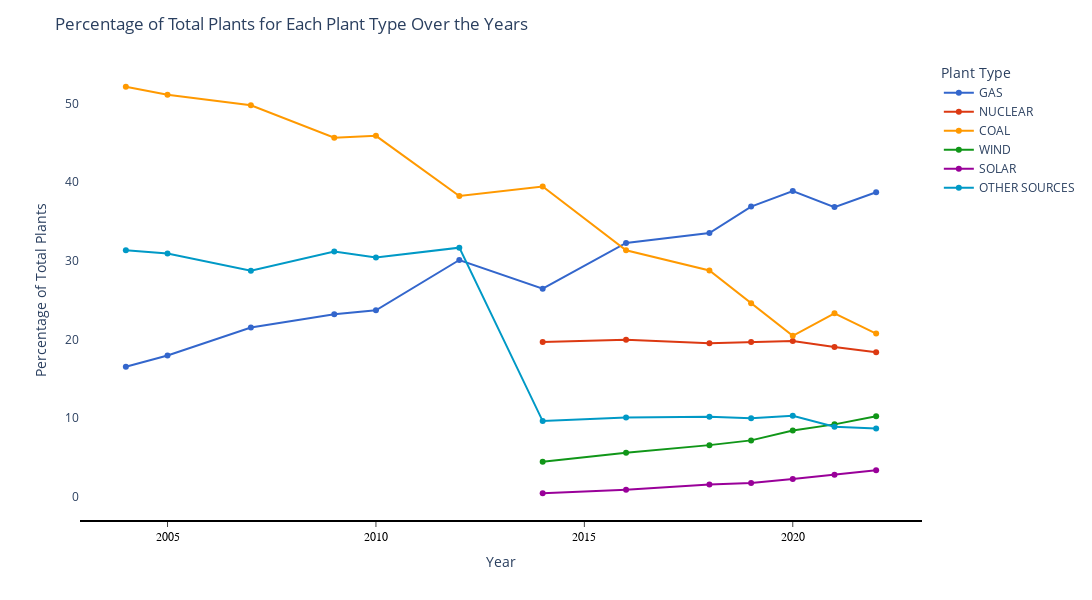
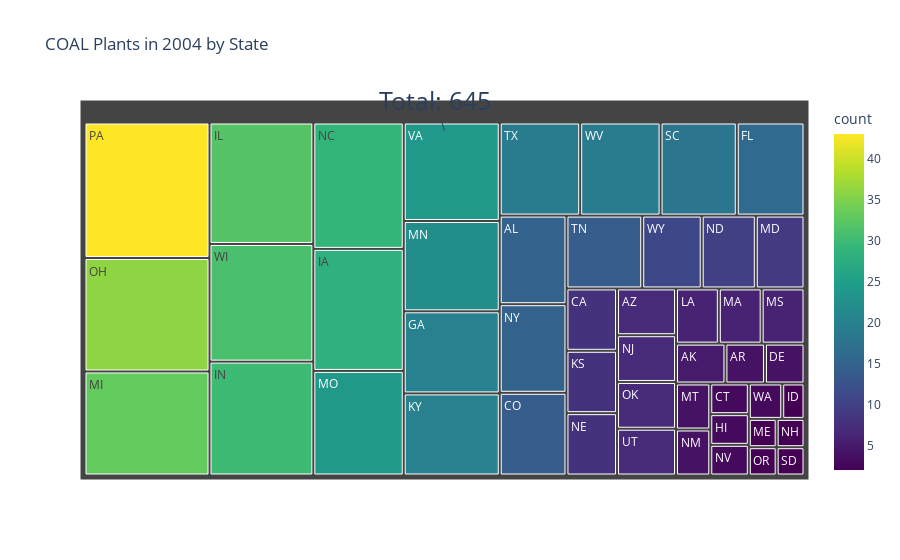
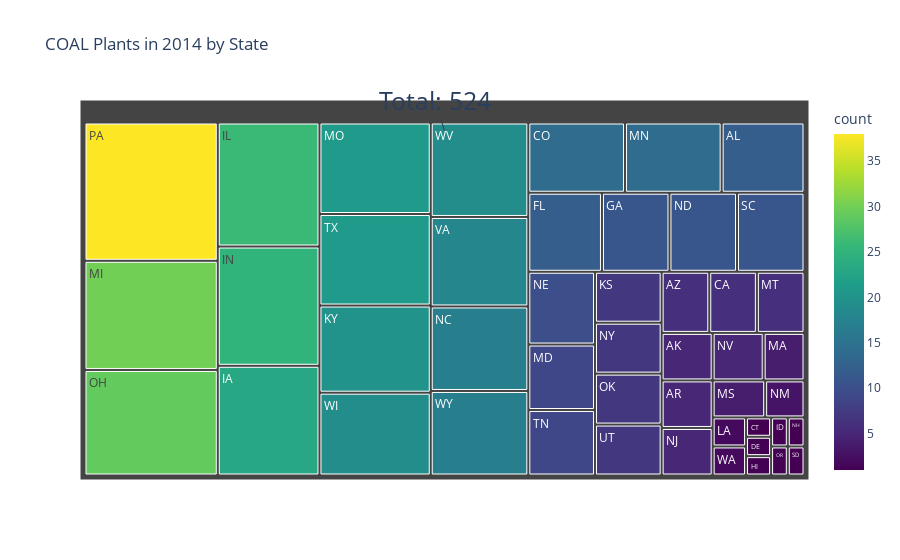
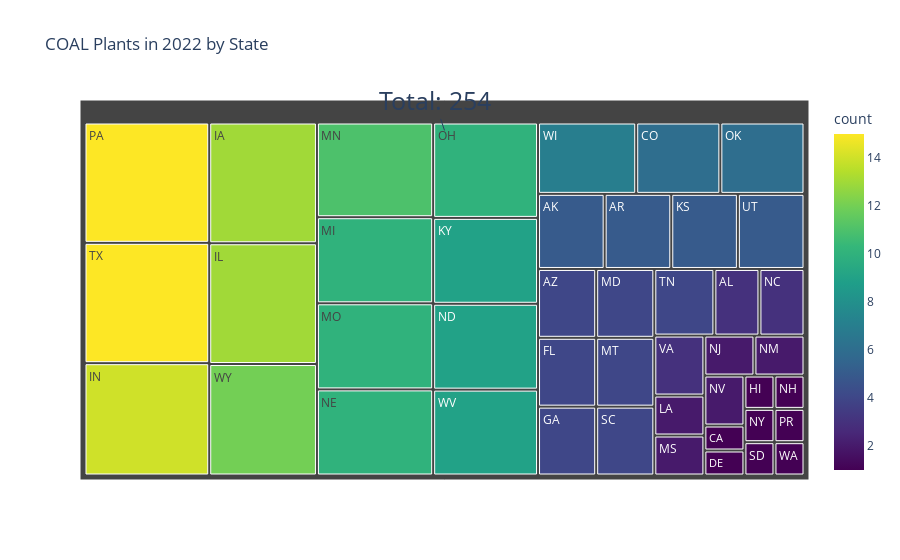

The notebook cell saved with these charts, in order:
### Code cell
run()

### Figure 1 — Plotly figure (JSON) as saved in the notebook; plotly's stock layout.template omitted (floating-point values rounded to 4 significant figures)
{"data": [{"hovertemplate": "plant_type=GAS<br>year=%{x}<br>percentage=%{y}<extra></extra>", "legendgroup": "GAS", "line": {"color": "#3366CC", "dash": "solid", "shape": "linear"}, "marker": {"symbol": "circle"}, "mode": "lines+markers", "name": "GAS", "orientation": "v", "showlegend": true, "type": "scatter", "x": [2004, 2005, 2007, 2009, 2010, 2012, 2014, 2016, 2018, 2019, 2020, 2021, 2022], "xaxis": "x", "y": [16.51, 17.95, 21.5, 23.18, 23.69, 30.1, 26.44, 32.26, 33.53, 36.9, 38.87, 36.83, 38.72], "yaxis": "y"}, {"hovertemplate": "plant_type=NUCLEAR<br>year=%{x}<br>percentage=%{y}<extra></extra>", "legendgroup": "NUCLEAR", "line": {"color": "#DC3912", "dash": "solid", "shape": "linear"}, "marker": {"symbol": "circle"}, "mode": "lines+markers", "name": "NUCLEAR", "orientation": "v", "showlegend": true, "type": "scatter", "x": [2014, 2016, 2018, 2019, 2020, 2021, 2022], "xaxis": "x", "y": [19.65, 19.93, 19.51, 19.67, 19.8, 19.02, 18.34], "yaxis": "y"}, {"hovertemplate": "plant_type=COAL<br>year=%{x}<br>percentage=%{y}<extra></extra>", "legendgroup": "COAL", "line": {"color": "#FF9900", "dash": "solid", "shape": "linear"}, "marker": {"symbol": "circle"}, "mode": "lines+markers", "name": "COAL", "orientation": "v", "showlegend": true, "type": "scatter", "x": [2004, 2005, 2007, 2009, 2010, 2012, 2014, 2016, 2018, 2019, 2020, 2021, 2022], "xaxis": "x", "y": [52.15, 51.13, 49.79, 45.65, 45.9, 38.24, 39.46, 31.33, 28.77, 24.58, 20.44, 23.32, 20.74], "yaxis": "y"}, {"hovertemplate": "plant_type=WIND<br>year=%{x}<br>percentage=%{y}<extra></extra>", "legendgroup": "WIND", "line": {"color": "#109618", "dash": "solid", "shape": "linear"}, "marker": {"symbol": "circle"}, "mode": "lines+markers", "name": "WIND", "orientation": "v", "showlegend": true, "type": "scatter", "x": [2014, 2016, 2018, 2019, 2020, 2021, 2022], "xaxis": "x", "y": [4.432, 5.565, 6.537, 7.141, 8.397, 9.179, 10.2], "yaxis": "y"}, {"hovertemplate": "plant_type=SOLAR<br>year=%{x}<br>percentage=%{y}<extra></extra>", "legendgroup": "SOLAR", "line": {"color": "#990099", "dash": "solid", "shape": "linear"}, "marker": {"symbol": "circle"}, "mode": "lines+markers", "name": "SOLAR", "orientation": "v", "showlegend": true, "type": "scatter", "x": [2014, 2016, 2018, 2019, 2020, 2021, 2022], "xaxis": "x", "y": [0.4122, 0.8675, 1.511, 1.73, 2.212, 2.781, 3.339], "yaxis": "y"}, {"hovertemplate": "plant_type=OTHER SOURCES<br>year=%{x}<br>percentage=%{y}<extra></extra>", "legendgroup": "OTHER SOURCES", "line": {"color": "#0099C6", "dash": "solid", "shape": "linear"}, "marker": {"symbol": "circle"}, "mode": "lines+markers", "name": "OTHER SOURCES", "orientation": "v", "showlegend": true, "type": "scatter", "x": [2004, 2005, 2007, 2009, 2010, 2012, 2014, 2016, 2018, 2019, 2020, 2021, 2022], "xaxis": "x", "y": [31.35, 30.92, 28.72, 31.16, 30.41, 31.67, 9.597, 10.04, 10.15, 9.973, 10.28, 8.875, 8.651], "yaxis": "y"}], "layout": {"height": 600, "legend": {"title": {"text": "Plant Type"}, "tracegroupgap": 0}, "margin": {"t": 60}, "plot_bgcolor": "white", "title": {"text": "Percentage of Total Plants for Each Plant Type Over the Years"}, "width": 1100, "xaxis": {"anchor": "y", "autorange": true, "domain": [0, 1], "linecolor": "black", "linewidth": 2, "range": [2003.0, 2023.0], "showgrid": false, "showline": true, "showticklabels": true, "tickfont": {"color": "black", "family": "Arial", "size": 12}, "ticks": "outside", "title": {"text": "Year"}, "type": "linear"}, "yaxis": {"anchor": "x", "autorange": true, "domain": [0, 1], "range": [-2.992, 55.55], "tickformat": "", "title": {"text": "Percentage of Total Plants"}, "type": "linear"}}}

### Figure 2 — Plotly figure (JSON) as saved in the notebook; plotly's stock layout.template omitted (floating-point values rounded to 4 significant figures)
{"data": [{"branchvalues": "total", "customdata": [[5, 5], [15, 15], [4, 4], [7, 7], [8, 8], [14, 14], [3, 3], [4, 4], [16, 16], [20, 20], [3, 3], [28, 28], [2, 2], [32, 32], [30, 30], [8, 8], [20, 20], [6, 6], [6, 6], [9, 9], [2, 2], [33, 33], [22, 22], [24, 24], [6, 6], [4, 4], [29, 29], [10, 10], [8, 8], [2, 2], [7, 7], [4, 4], [3, 3], [15, 15], [36, 36], [7, 7], [2, 2], [43, 43], [18, 18], [2, 2], [14, 14], [19, 19], [7, 7], [24, 24], [3, 3], [31, 31], [19, 19], [11, 11]], "domain": {"x": [0, 1], "y": [0, 1]}, "hovertemplate": "labels=%{label}<br>count_sum=%{value}<br>parent=%{parent}<br>id=%{id}<br>count=%{color}<extra></extra>", "ids": ["AK", "AL", "AR", "AZ", "CA", "CO", "CT", "DE", "FL", "GA", "HI", "IA", "ID", "IL", "IN", "KS", "KY", "LA", "MA", "MD", "ME", "MI", "MN", "MO", "MS", "MT", "NC", "ND", "NE", "NH", "NJ", "NM", "NV", "NY", "OH", "OK", "OR", "PA", "SC", "SD", "TN", "TX", "UT", "VA", "WA", "WI", "WV", "WY"], "labels": ["AK", "AL", "AR", "AZ", "CA", "CO", "CT", "DE", "FL", "GA", "HI", "IA", "ID", "IL", "IN", "KS", "KY", "LA", "MA", "MD", "ME", "MI", "MN", "MO", "MS", "MT", "NC", "ND", "NE", "NH", "NJ", "NM", "NV", "NY", "OH", "OK", "OR", "PA", "SC", "SD", "TN", "TX", "UT", "VA", "WA", "WI", "WV", "WY"], "marker": {"coloraxis": "coloraxis", "colors": [5, 15, 4, 7, 8, 14, 3, 4, 16, 20, 3, 28, 2, 32, 30, 8, 20, 6, 6, 9, 2, 33, 22, 24, 6, 4, 29, 10, 8, 2, 7, 4, 3, 15, 36, 7, 2, 43, 18, 2, 14, 19, 7, 24, 3, 31, 19, 11]}, "name": "", "parents": ["", "", "", "", "", "", "", "", "", "", "", "", "", "", "", "", "", "", "", "", "", "", "", "", "", "", "", "", "", "", "", "", "", "", "", "", "", "", "", "", "", "", "", "", "", "", "", ""], "type": "treemap", "values": [5, 15, 4, 7, 8, 14, 3, 4, 16, 20, 3, 28, 2, 32, 30, 8, 20, 6, 6, 9, 2, 33, 22, 24, 6, 4, 29, 10, 8, 2, 7, 4, 3, 15, 36, 7, 2, 43, 18, 2, 14, 19, 7, 24, 3, 31, 19, 11]}], "layout": {"annotations": [{"font": {"size": 25}, "showarrow": true, "text": "Total: 645", "x": 0.5, "y": 0.92}], "autosize": true, "coloraxis": {"colorbar": {"title": {"text": "count"}}, "colorscale": [[0, "#440154"], [0.1111, "#482878"], [0.2222, "#3e4989"], [0.3333, "#31688e"], [0.4444, "#26828e"], [0.5556, "#1f9e89"], [0.6667, "#35b779"], [0.7778, "#6ece58"], [0.8889, "#b5de2b"], [1, "#fde725"]]}, "legend": {"tracegroupgap": 0}, "title": {"text": "COAL Plants in 2004 by State"}}}

### Figure 3 — Plotly figure (JSON) as saved in the notebook; plotly's stock layout.template omitted (floating-point values rounded to 4 significant figures)
{"data": [{"branchvalues": "total", "customdata": [[5, 5], [12, 12], [5, 5], [6, 6], [6, 6], [14, 14], [1, 1], [1, 1], [12, 12], [11, 11], [1, 1], [23, 23], [1, 1], [26, 26], [25, 25], [7, 7], [20, 20], [2, 2], [4, 4], [9, 9], [30, 30], [14, 14], [21, 21], [4, 4], [6, 6], [17, 17], [11, 11], [10, 10], [1, 1], [5, 5], [3, 3], [5, 5], [7, 7], [29, 29], [7, 7], [1, 1], [38, 38], [11, 11], [1, 1], [9, 9], [21, 21], [7, 7], [18, 18], [2, 2], [19, 19], [19, 19], [17, 17]], "domain": {"x": [0, 1], "y": [0, 1]}, "hovertemplate": "labels=%{label}<br>count_sum=%{value}<br>parent=%{parent}<br>id=%{id}<br>count=%{color}<extra></extra>", "ids": ["AK", "AL", "AR", "AZ", "CA", "CO", "CT", "DE", "FL", "GA", "HI", "IA", "ID", "IL", "IN", "KS", "KY", "LA", "MA", "MD", "MI", "MN", "MO", "MS", "MT", "NC", "ND", "NE", "NH", "NJ", "NM", "NV", "NY", "OH", "OK", "OR", "PA", "SC", "SD", "TN", "TX", "UT", "VA", "WA", "WI", "WV", "WY"], "labels": ["AK", "AL", "AR", "AZ", "CA", "CO", "CT", "DE", "FL", "GA", "HI", "IA", "ID", "IL", "IN", "KS", "KY", "LA", "MA", "MD", "MI", "MN", "MO", "MS", "MT", "NC", "ND", "NE", "NH", "NJ", "NM", "NV", "NY", "OH", "OK", "OR", "PA", "SC", "SD", "TN", "TX", "UT", "VA", "WA", "WI", "WV", "WY"], "marker": {"coloraxis": "coloraxis", "colors": [5, 12, 5, 6, 6, 14, 1, 1, 12, 11, 1, 23, 1, 26, 25, 7, 20, 2, 4, 9, 30, 14, 21, 4, 6, 17, 11, 10, 1, 5, 3, 5, 7, 29, 7, 1, 38, 11, 1, 9, 21, 7, 18, 2, 19, 19, 17]}, "name": "", "parents": ["", "", "", "", "", "", "", "", "", "", "", "", "", "", "", "", "", "", "", "", "", "", "", "", "", "", "", "", "", "", "", "", "", "", "", "", "", "", "", "", "", "", "", "", "", "", ""], "type": "treemap", "values": [5, 12, 5, 6, 6, 14, 1, 1, 12, 11, 1, 23, 1, 26, 25, 7, 20, 2, 4, 9, 30, 14, 21, 4, 6, 17, 11, 10, 1, 5, 3, 5, 7, 29, 7, 1, 38, 11, 1, 9, 21, 7, 18, 2, 19, 19, 17]}], "layout": {"annotations": [{"font": {"size": 25}, "showarrow": true, "text": "Total: 524", "x": 0.5, "y": 0.92}], "autosize": true, "coloraxis": {"colorbar": {"title": {"text": "count"}}, "colorscale": [[0, "#440154"], [0.1111, "#482878"], [0.2222, "#3e4989"], [0.3333, "#31688e"], [0.4444, "#26828e"], [0.5556, "#1f9e89"], [0.6667, "#35b779"], [0.7778, "#6ece58"], [0.8889, "#b5de2b"], [1, "#fde725"]]}, "legend": {"tracegroupgap": 0}, "title": {"text": "COAL Plants in 2014 by State"}}}

### Figure 4 — Plotly figure (JSON) as saved in the notebook; plotly's stock layout.template omitted (floating-point values rounded to 4 significant figures)
{"data": [{"branchvalues": "total", "customdata": [[5, 5], [3, 3], [5, 5], [4, 4], [1, 1], [6, 6], [1, 1], [4, 4], [4, 4], [1, 1], [13, 13], [13, 13], [14, 14], [5, 5], [9, 9], [2, 2], [4, 4], [10, 10], [11, 11], [10, 10], [2, 2], [4, 4], [3, 3], [9, 9], [10, 10], [1, 1], [2, 2], [2, 2], [2, 2], [1, 1], [10, 10], [6, 6], [15, 15], [1, 1], [4, 4], [1, 1], [4, 4], [15, 15], [5, 5], [3, 3], [1, 1], [7, 7], [9, 9], [12, 12]], "domain": {"x": [0, 1], "y": [0, 1]}, "hovertemplate": "labels=%{label}<br>count_sum=%{value}<br>parent=%{parent}<br>id=%{id}<br>count=%{color}<extra></extra>", "ids": ["AK", "AL", "AR", "AZ", "CA", "CO", "DE", "FL", "GA", "HI", "IA", "IL", "IN", "KS", "KY", "LA", "MD", "MI", "MN", "MO", "MS", "MT", "NC", "ND", "NE", "NH", "NJ", "NM", "NV", "NY", "OH", "OK", "PA", "PR", "SC", "SD", "TN", "TX", "UT", "VA", "WA", "WI", "WV", "WY"], "labels": ["AK", "AL", "AR", "AZ", "CA", "CO", "DE", "FL", "GA", "HI", "IA", "IL", "IN", "KS", "KY", "LA", "MD", "MI", "MN", "MO", "MS", "MT", "NC", "ND", "NE", "NH", "NJ", "NM", "NV", "NY", "OH", "OK", "PA", "PR", "SC", "SD", "TN", "TX", "UT", "VA", "WA", "WI", "WV", "WY"], "marker": {"coloraxis": "coloraxis", "colors": [5, 3, 5, 4, 1, 6, 1, 4, 4, 1, 13, 13, 14, 5, 9, 2, 4, 10, 11, 10, 2, 4, 3, 9, 10, 1, 2, 2, 2, 1, 10, 6, 15, 1, 4, 1, 4, 15, 5, 3, 1, 7, 9, 12]}, "name": "", "parents": ["", "", "", "", "", "", "", "", "", "", "", "", "", "", "", "", "", "", "", "", "", "", "", "", "", "", "", "", "", "", "", "", "", "", "", "", "", "", "", "", "", "", "", ""], "type": "treemap", "values": [5, 3, 5, 4, 1, 6, 1, 4, 4, 1, 13, 13, 14, 5, 9, 2, 4, 10, 11, 10, 2, 4, 3, 9, 10, 1, 2, 2, 2, 1, 10, 6, 15, 1, 4, 1, 4, 15, 5, 3, 1, 7, 9, 12]}], "layout": {"annotations": [{"font": {"size": 25}, "showarrow": true, "text": "Total: 254", "x": 0.5, "y": 0.92}], "autosize": true, "coloraxis": {"colorbar": {"title": {"text": "count"}}, "colorscale": [[0, "#440154"], [0.1111, "#482878"], [0.2222, "#3e4989"], [0.3333, "#31688e"], [0.4444, "#26828e"], [0.5556, "#1f9e89"], [0.6667, "#35b779"], [0.7778, "#6ece58"], [0.8889, "#b5de2b"], [1, "#fde725"]]}, "legend": {"tracegroupgap": 0}, "title": {"text": "COAL Plants in 2022 by State"}}}
